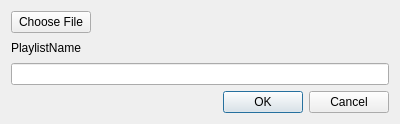
<?xml version="1.0" encoding="UTF-8"?>
<ui version="4.0">
 <class>ImportPlaylistView</class>
 <widget class="QDialog" name="ImportPlaylistView">
  <property name="geometry">
   <rect>
    <x>0</x>
    <y>0</y>
    <width>400</width>
    <height>124</height>
   </rect>
  </property>
  <property name="windowTitle">
   <string>Dialog</string>
  </property>
  <layout class="QGridLayout" name="gridLayout">
   <item row="0" column="0">
    <widget class="QPushButton" name="pushButton">
     <property name="minimumSize">
      <size>
       <width>0</width>
       <height>0</height>
      </size>
     </property>
     <property name="maximumSize">
      <size>
       <width>80</width>
       <height>16777215</height>
      </size>
     </property>
     <property name="text">
      <string>Choose File</string>
     </property>
    </widget>
   </item>
   <item row="0" column="1">
    <widget class="QLabel" name="label">
     <property name="text">
      <string/>
     </property>
    </widget>
   </item>
   <item row="1" column="0">
    <widget class="QLabel" name="label_2">
     <property name="text">
      <string>PlaylistName</string>
     </property>
    </widget>
   </item>
   <item row="2" column="0" colspan="2">
    <widget class="QLineEdit" name="lineEdit"/>
   </item>
   <item row="3" column="0" colspan="2">
    <widget class="QDialogButtonBox" name="buttonBox">
     <property name="orientation">
      <enum>Qt::Horizontal</enum>
     </property>
     <property name="standardButtons">
      <set>QDialogButtonBox::Cancel|QDialogButtonBox::Ok</set>
     </property>
    </widget>
   </item>
  </layout>
 </widget>
 <resources/>
 <connections>
  <connection>
   <sender>buttonBox</sender>
   <signal>rejected()</signal>
   <receiver>ImportPlaylistView</receiver>
   <slot>reject()</slot>
   <hints>
    <hint type="sourcelabel">
     <x>325</x>
     <y>114</y>
    </hint>
    <hint type="destinationlabel">
     <x>286</x>
     <y>274</y>
    </hint>
   </hints>
  </connection>
  <connection>
   <sender>buttonBox</sender>
   <signal>accepted()</signal>
   <receiver>ImportPlaylistView</receiver>
   <slot>Accepted()</slot>
   <hints>
    <hint type="sourcelabel">
     <x>366</x>
     <y>107</y>
    </hint>
    <hint type="destinationlabel">
     <x>370</x>
     <y>144</y>
    </hint>
   </hints>
  </connection>
  <connection>
   <sender>pushButton</sender>
   <signal>clicked()</signal>
   <receiver>ImportPlaylistView</receiver>
   <slot>OpenFileChooser()</slot>
   <hints>
    <hint type="sourcelabel">
     <x>70</x>
     <y>22</y>
    </hint>
    <hint type="destinationlabel">
     <x>42</x>
     <y>174</y>
    </hint>
   </hints>
  </connection>
 </connections>
 <slots>
  <signal>ReturnData(QString,QString)</signal>
  <slot>Accepted()</slot>
  <slot>OpenFileChooser()</slot>
 </slots>
</ui>
